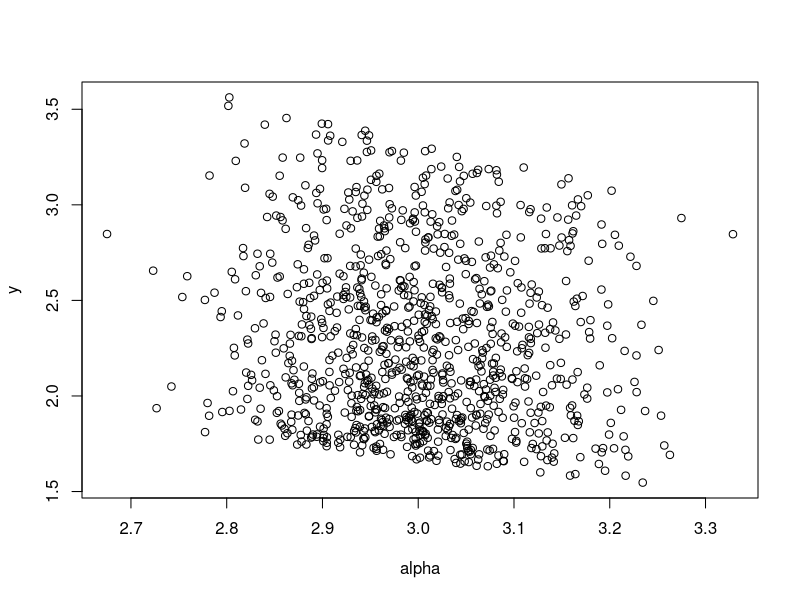
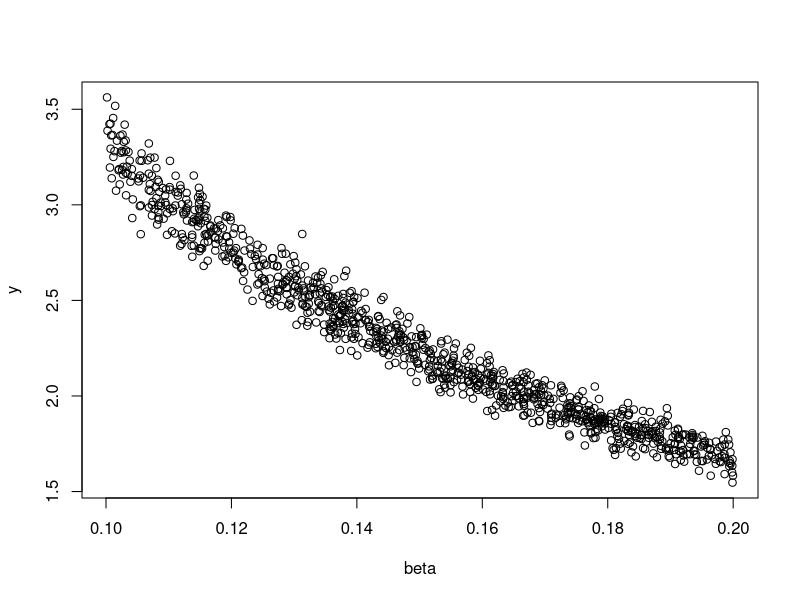
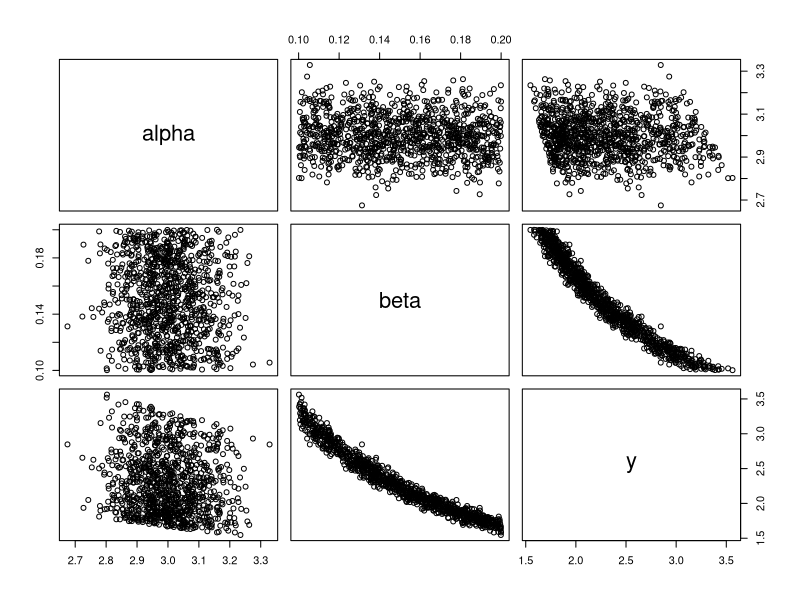

Source code (R) for these figures, in order:
## ---- chunk 1
niter = 10^3
z = 1
alpha = rnorm(niter,3,0.1)
beta = runif(niter,0.1,0.2)

y = 1/(z*alpha*beta)
## ---- chunk 2
plot(y~alpha)
## ---- chunk 3
plot(y~beta)
## ---- chunk 4
df <- data.frame(alpha = alpha, beta = beta, y = y)
plot(df)
## ---- chunk 5
cor(alpha,y)
## ---- chunk 6
cor(beta,y)
## ---- chunk 7
cor(df)
